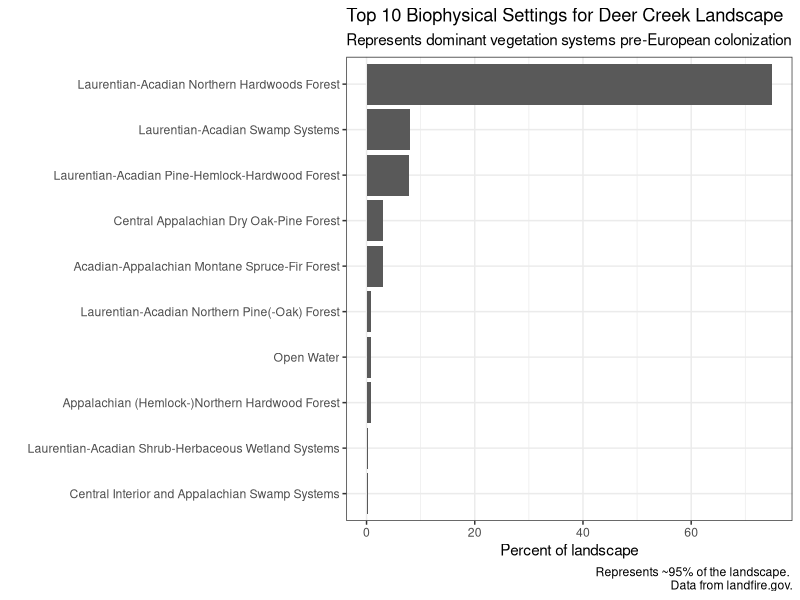
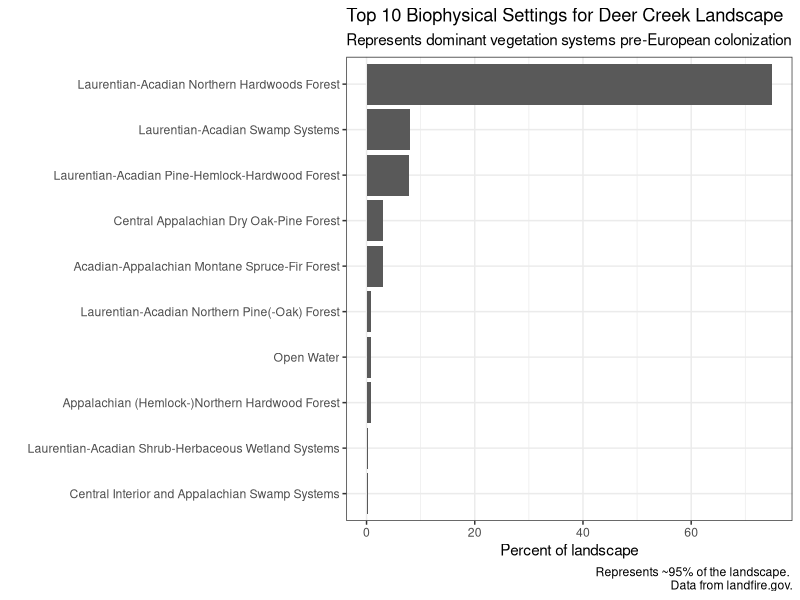

Here is the R script that generated these plots, in order:
# ---
# title: simple bar chart - top 10 bps
# author: Randy Swaty
# date: '2022-07-11'
# output: png
# ---

library(tidyverse)

# read bps attribute table .csv and summarize
bpsname <- read.csv(file = "bps_barchart/bps_aoi_attributes.csv") %>%
  group_by(BPS_NAME) %>%
  summarize(acres = sum(acres),
            hectare = sum(hectare),
            rel_percent = sum(rel_percent)) %>%
  arrange(desc(rel_percent)) %>%
  top_n(n = 10, wt = rel_percent)

# plot
bpsChart <- 
  ggplot(data = bpsname, aes(x = BPS_NAME, y = rel_percent)) +
  geom_bar(stat = "identity") +
  labs(
    title = "Top 10 Biophysical Settings for Deer Creek Landscape",
    subtitle = "Represents dominant vegetation systems pre-European colonization",
    caption = "Represents ~95% of the landscape. \nData from landfire.gov.",
    x = "",
    y = "Percent of landscape") +
  scale_x_discrete(limits = rev(bpsname$BPS_NAME)) +
  coord_flip() +
  theme_bw()

bpsChart

# if the plot looks good, save it
ggsave("bps_barchart/example_bps_barchart.png", width = 12, height = 5)

